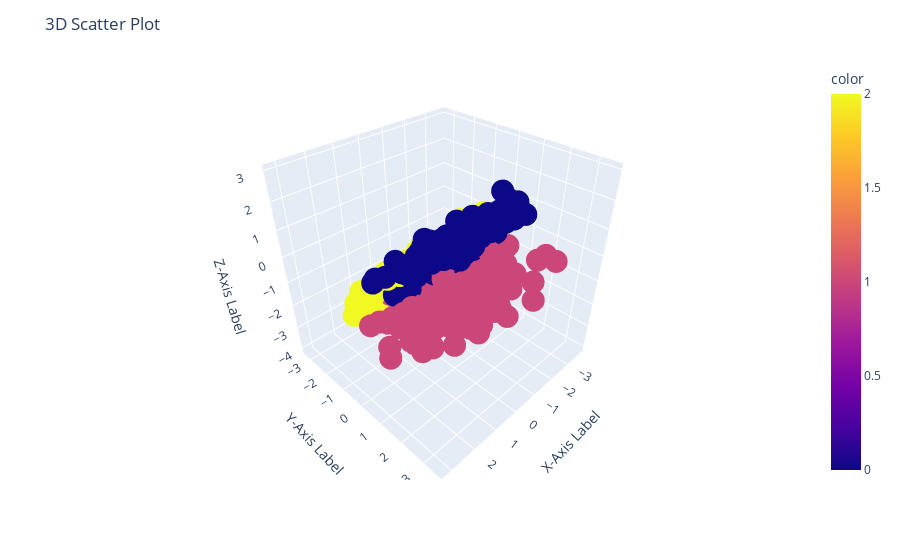

The notebook cell saved with this chart:
### Code cell
fig = px.scatter_3d(X,X[:,0],X[:,1],X[:,2],color = y)
fig.update_layout(
    scene=dict(
        xaxis_title='X-Axis Label',
        yaxis_title='Y-Axis Label',
        zaxis_title='Z-Axis Label'
    ),
    title='3D Scatter Plot'
)
fig.show()

### Figure 1 — Plotly figure (JSON) as saved in the notebook; plotly's stock layout.template omitted (floating-point values rounded to 4 significant figures; data arrays with more than 128 entries replaced by an {"elided": "..."} marker saying what was removed)
{"data": [{"hovertemplate": "x=%{x}<br>y=%{y}<br>z=%{z}<br>color=%{marker.color}<extra></extra>", "legendgroup": "", "marker": {"color": {"elided": "1000 int values"}, "coloraxis": "coloraxis", "symbol": "circle"}, "mode": "markers", "name": "", "scene": "scene", "showlegend": false, "type": "scatter3d", "x": {"elided": "1000 float values"}, "y": {"elided": "1000 float values"}, "z": {"elided": "1000 float values"}}], "layout": {"autosize": true, "coloraxis": {"colorbar": {"title": {"text": "color"}}, "colorscale": [[0, "#0d0887"], [0.1111, "#46039f"], [0.2222, "#7201a8"], [0.3333, "#9c179e"], [0.4444, "#bd3786"], [0.5556, "#d8576b"], [0.6667, "#ed7953"], [0.7778, "#fb9f3a"], [0.8889, "#fdca26"], [1, "#f0f921"]]}, "legend": {"tracegroupgap": 0}, "margin": {"t": 60}, "scene": {"aspectmode": "auto", "aspectratio": {"x": 1.004, "y": 0.9869, "z": 1.009}, "camera": {"center": {"x": 0, "y": 0, "z": 0}, "eye": {"x": 1.308, "y": 1.308, "z": 1.308}, "projection": {"type": "perspective"}, "up": {"x": 0, "y": 0, "z": 1}}, "domain": {"x": [0, 1], "y": [0, 1]}, "xaxis": {"title": {"text": "X-Axis Label"}, "type": "linear"}, "yaxis": {"title": {"text": "Y-Axis Label"}, "type": "linear"}, "zaxis": {"title": {"text": "Z-Axis Label"}, "type": "linear"}}, "title": {"text": "3D Scatter Plot"}}}
